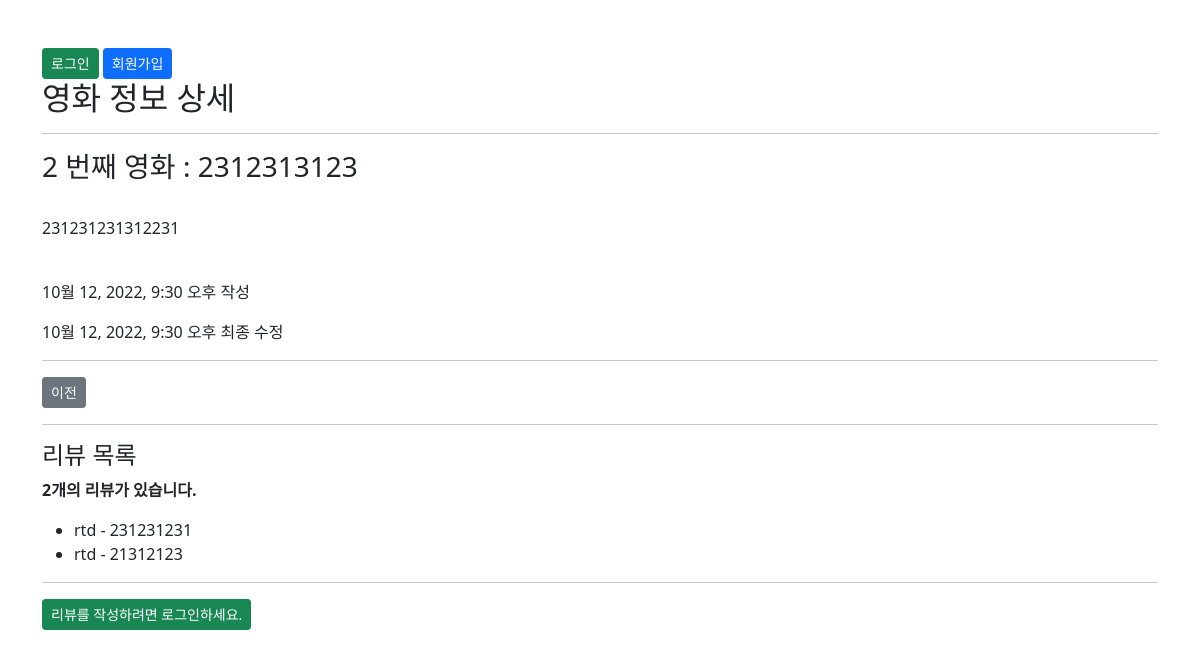
The app's page /movies/2/ with its own data.
### movies/models.py (models this page shows, shortened)
class Movie(models.Model):
    like_users = models.ManyToManyField(
        settings.AUTH_USER_MODEL, related_name="like_movies"
    )
    user = models.ForeignKey(settings.AUTH_USER_MODEL, on_delete=models.CASCADE)
    title = models.CharField(max_length=10)
    content = models.TextField()
    created_at = models.DateTimeField(auto_now_add=True)
    updated_at = models.DateTimeField(auto_now=True)

class Comment(models.Model):
    movie = models.ForeignKey(Movie, on_delete=models.CASCADE)
    user = models.ForeignKey(settings.AUTH_USER_MODEL, on_delete=models.CASCADE)
    content = models.CharField(max_length=200)
    created_at = models.DateTimeField(auto_now_add=True)
    updated_at = models.DateTimeField(auto_now=True)

### accounts/models.py (models this page shows)
class User(AbstractUser):
    following = models.ManyToManyField('self', symmetrical=False, related_name='followers')

### movies/views.py (the view)
# urls.py: path("<int:pk>/", views.detail, name="detail"),
@require_safe
def detail(request, pk):
    movie = get_object_or_404(Movie, pk=pk)
    comment_form = CommentForm()
    comments = movie.comment_set.all()
    context = {
        "movie": movie,
        "comment_form": comment_form,
        "comments": comments,
    }
    return render(request, "movies/detail.html", context)

### movies/templates/movies/detail.html (shortened to what this page needs)
{% extends 'base.html' %}
{% load bootstrap5 %}
{% block content %}
  <h2>영화 정보 상세</h2>
  <hr>
  <h3>{{ movie.pk }} 번째 영화 : {{ movie.title }}</h3>
  <br>
  <p>{{ movie.content }}</p>
  <br>
  <p>{{ movie.created_at }} 작성</p>
  <p>{{ movie.updated_at }} 최종 수정</p>
  <hr>
  <div class="d-flex">
    <a href="{% url 'movies:index' %}" class="btn btn-secondary btn-sm">이전</a>
  </div>
  <hr>
  <h4>리뷰 목록</h4>
  {% if comments %}
    <p><b>{{ comments|length }}개의 리뷰가 있습니다.</b></p>
  {% endif %}
  <ul>
    {% for comment in comments %}
      <li>
        {{ comment.user }} - {{ comment.content }}
      </li>
    {% empty %}
      <li>리뷰가 없어요..!</li>
    {% endfor %}
  </ul>
  <hr>
  {% if request.user.is_authenticated %}
    <form action="{% url 'movies:comments_create' movie.pk %}" method="POST">
      {% csrf_token %}
      {% bootstrap_form comment_form %}
      <input type="submit" value="작성" class="btn btn-primary btn-sm">
    </form>
  {% else %}
    <a href="{% url 'accounts:login' %}" class="btn btn-success btn-sm">리뷰를 작성하려면 로그인하세요.</a>
  {% endif %}
{% endblock content %}

### records on screen
Movie: pk "2", title "2312313123", content "231231231312231", created_at "10월 12, 2022, 9:30 오후", updated_at "10월 12, 2022, 9:30 오후"
Comment: user "rtd", content "231231231"
Comment: user "rtd", content "21312123"

### other values on screen
{{ comments|length }} "2"
